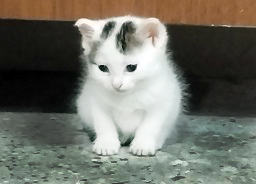
%> input picture ts.jpg, 256 x 184 px
$ octave 'RunMe Segmentation.m'   (GNU Octave 9; MATLAB toolbox functions it lacks are replaced by stand-ins)
%> lines starting %> are read from the running program, lines starting %| are printed output that depends on the picture
### ShuffledComplexEvolution.m
function [BestCost,x,f] = ShuffledComplexEvolution(img_gray, NS, itr, popl)

CostFunction=@(x,img_gray) imagethresh(x,img_gray);    % Cost Function

nVar=NS;            % Number of Decision Variables
VarSize = [1 nVar];       % Decision Variables Matrix Size
VarMin = 0;             % Decision Variables Lower Bound
VarMax = 254;             % Decision Variables Upper Bound

%% SCE-UA Parameters

MaxIt = itr;        % Maximum Number of Iterations
nPopComplex = popl;                       % Complex Size
nPopComplex = max(nPopComplex, nVar+1); % Nelder-Mead Standard
nComplex = 5;                   % Number of Complexes
nPop = nComplex*nPopComplex;    % Population Size
I = reshape(1:nPop, nComplex, []);
% CCE Parameters
cce_params.q = max(round(0.5*nPopComplex), 2);   % Number of Parents
cce_params.alpha = 3;   % Number of Offsprings
cce_params.beta = 5;    % Maximum Number of Iterations
cce_params.CostFunction = CostFunction;
cce_params.VarMin = VarMin;
cce_params.VarMax = VarMax;
empty_individual.Position = [];
empty_individual.Cost = [];
pop = repmat(empty_individual, nPop, 1);
% Initialize Population Members
for i = 1:nPop
pop(i).Position = unifrnd(VarMin, VarMax, VarSize);
pop(i).Cost = CostFunction(pop(i).Position,img_gray);
end
% Sort
pop = SortPopulation(pop);
% Update
BestSol = pop(1);
BestCost = nan(MaxIt, 1);

%% Body
for it = 1:MaxIt
Complex = cell(nComplex, 1);
% Form Complexes and Run CCE
for j = 1:nComplex
% Complex Formation
Complex{j} = pop(I(j, :));
Complex{j} = CCE(Complex{j}, cce_params, img_gray);
% Insert Updated Complex into Population
pop(I(j, :)) = Complex{j};
end
% Sort
pop = SortPopulation(pop);
% Update
BestSol = pop(1);
% Store
 BestCost(it) = BestSol.Cost;
end
f= BestCost(end);
x= BestSol.Position;
end

### SortPopulation.m
function [pop, SortOrder] = SortPopulation(pop)
% Get Costs
Costs = [pop.Cost];
% Sort the Costs Vector
[~, SortOrder] = sort(Costs);
% Apply the Sort Order to Population
pop = pop(SortOrder);
end

### imagethresh.m
function result= imagethresh(x,B);
global H Index;
% Converting the 2d matrix to 1d matrix.
V=reshape(B,[],1);
%The histogram of the values from 0 to 255 is stored.
%For instance, G(1) contains the number of occurrence of the value zero in
%the image.
G=hist(V,0:255);
H=reshape(G,[],1);
% 'index' is a 1 dimensional matrix ranging between 0 and 255
Ind=0:255;
Index=reshape(Ind,[],1);
result=zeros(size([1 256]));
if(x(1)<0)
x(1)=0;
elseif(x(1)>255)
x(1)=254;
end
[wbk,varbk]=calculate(1,round(x(1)),H,Index);
[wfg,varfg]=calculate(round(x(1))+1,255,H,Index);
%After calculating the weights and the variance, the final computation is stored in the array %‘result’.
result=(wbk*varbk)+(wfg*varfg);
end
function [weight,var]=calculate(m,n,H,Index);
%Weight Calculation
weight=sum(H(m:n))/sum(H);
%Mean Calculation
value=H(m:n).*Index(m:n);
total=sum(value);
mean=total/sum(H(m:n));
if(isnan(mean)==1)
mean=0;
end
%Variance calculation.
value2=(Index(m:n)-mean).^2;
numer=sum(value2.*H(m:n));
var=numer/sum(H(m:n));
if(isnan(var)==1)
var=0;
end
end

### RunMe Segmentation.m
% Shuffled Complex Evolution Image Segmentation

%% SCE Segmentation
% Cleaning and Loading
clear;
img=imread('ts.jpg');
%> img is the input picture: size 184x256x3 uint8; mean R, G, B 111.9, 112.5, 102.9
img_gray=rgb2gray(img);
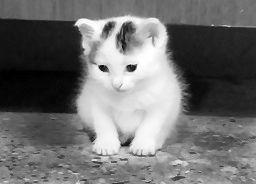
%> img_gray: size 184x256 uint8; min 0, max 255, mean 111.2

% Median Filter
img_gray = medfilt2(img_gray,[3 3]);

NS= 3;  % Number of segments
itr=10; % Number of iterations
popl=2; % Number of population

%% Shuffled Complex Evolution (SCE)
[Cost,thresh,variance1] = ShuffledComplexEvolution(img_gray, NS, itr, popl);
%> after the loop in ShuffledComplexEvolution, `for i = 1:nPop`: pop = 20 items; first 5, Position and Cost: [214.5 192.5 106.8] 2897.2, [65.76 129.9 102.9] 2011.6, [199.1 77.04 121.1] 2324.1, [148.2 230.7 128.2] 1770, [71.59 192 157.1] 1966.1
%> in SortPopulation, `Costs = [pop.Cost];`: Costs = 20 values, max 3226.9 at index 16, min 1722.5 at index 19, mean 2149.9
%> in SortPopulation, `[~, SortOrder] = sort(Costs);`: SortOrder = 20 values, max 20 at index 3, min 1 at index 18, mean 10.5
%> in SortPopulation, `pop = pop(SortOrder);`: pop = 20 items; first 5, Position and Cost: [129 236.9 27.7] 1722.5, [121.2 219.8 66.17] 1737.7, [140 179.5 139] 1738, [119.9 25.58 110.3] 1741.2, [148.2 230.7 128.2] 1770
%> in ShuffledComplexEvolution, `BestSol = pop(1);`: BestSol = {Position [129 236.9 27.7], Cost 1722.5}
%> the loop in ShuffledComplexEvolution, `for it = 1:MaxIt` made 10 passes
%> BestSol on passes 1 to 10: {Position [129.9 152.6 174.5], Cost 1722.1}, {Position [129.9 152.6 174.5], Cost 1722.1}, {Position [129.7 188 58.01], Cost 1722.1}, {Position [129.7 188 58.01], Cost 1722.1}, {Position [130.3 189.4 130.3], Cost 1722.1}, {Position [130.3 189.4 130.3], Cost 1722.1}, {Position [130.3 189.4 130.3], Cost 1722.1}, {Position [130.3 189.4 130.3], Cost 1722.1}, {Position [130.2 148.7 22.69], Cost 1722.1}, {Position [130 131.2 127.3], Cost 1722.1}
%> after the loop in ShuffledComplexEvolution, `for it = 1:MaxIt`: BestCost = [1722.1; 1722.1; 1722.1; 1722.1; 1722.1; 1722.1; 1722.1; 1722.1; 1722.1; 1722.1]; Complex = 5 items; pop = 20 items; first 5, Position and Cost: [130 131.2 127.3] 1722.1, [129.9 135.8 135.4] 1722.1, [129.8 181.5 118.1] 1722.1, [130.2 213.8 108.9] 1722.1, [129.7 147.4 174.3] 1722.1
%> in ShuffledComplexEvolution, `f= BestCost(end);`: f = 1722.1
%> in ShuffledComplexEvolution, `x= BestSol.Position;`: x = [130 131.2 127.3]
%> Cost has the same summary as BestCost in ShuffledComplexEvolution; thresh = [130 131.2 127.3]; variance1 = 1722.1

%% Statistics and Plot
% Otsu
Otsuthresh = multithresh(img_gray,NS);
%> Otsuthresh = [63 124 184]
Otsuseg_I = imquantize(img_gray,Otsuthresh);
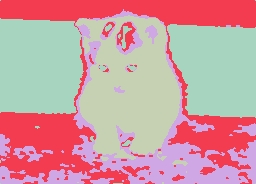
%> Otsuseg_I: size 184x256 double; 4 distinct labels, from 1 to 4; one colour per label, 0 black
OtsuRGB = label2rgb(Otsuseg_I);
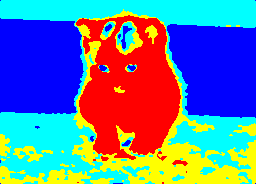
%> OtsuRGB: size 184x256x3 uint8; mean R, G, B 97.6, 122.3, 157.4

% SCE Inspired
sortT=sort(thresh);
%> sortT = [127.3 130 131.2]
seg_I = imquantize(img_gray,sortT);
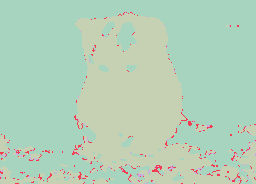
%> seg_I: size 184x256 double; 4 distinct labels, from 1 to 4; one colour per label, 0 black
RGB = label2rgb(seg_I);
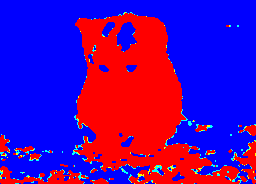
%> RGB: size 184x256x3 uint8; mean R, G, B 89, 5.3, 166

subplot(1,4,1);imshow(img); title('Original');
subplot(1,4,2);imshow(img_gray);title('Gray');
subplot(1,4,3);imshow(RGB);title('Shuffled Complex Evolution Segmented');
subplot(1,4,4);imshow(OtsuRGB);title('Otsu Segmented');

$ run again, with Shuffled Complex Evolution Image Segmentation.jpg copied over ts.jpg
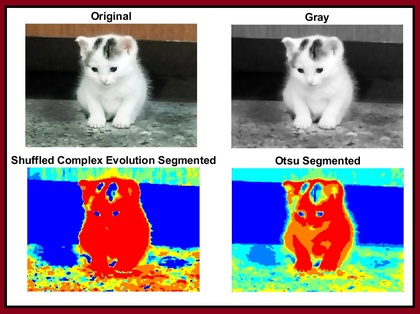
%> input picture Shuffled Complex Evolution Image Segmentation.jpg, 420 x 314 px, shrunk from 846 x 632 before the run
%> img is the input picture: size 314x420x3 uint8; mean R, G, B 146.4, 136.2, 148.5
%> `img_gray = medfilt2(img_gray,[3 3]);`:
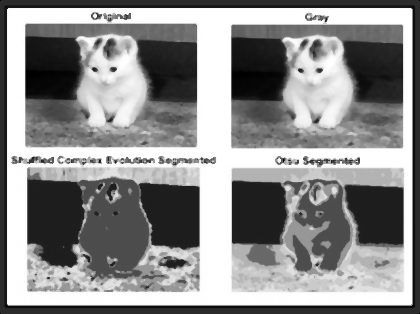
%> img_gray: size 314x420 uint8; min 0, max 255, mean 141.3
%> after the loop in ShuffledComplexEvolution, `for i = 1:nPop`: pop = 20 items; first 5, Position and Cost: [214.5 192.5 106.8] 2793, [65.76 129.9 102.9] 2295.7, [199.1 77.04 121.1] 2114.1, [148.2 230.7 128.2] 1271.6, [71.59 192 157.1] 2259.1
%> Costs = 20 values, max 3025.5 at index 16, min 1233.1 at index 19, mean 1951.2
%> SortOrder = 20 values, max 20 at index 2, min 1 at index 18, mean 10.5
%> in SortPopulation, `pop = pop(SortOrder);`: pop = 20 items; first 5, Position and Cost: [129 236.9 27.7] 1233.1, [140 179.5 139] 1236.5, [121.2 219.8 66.17] 1263.9, [119.9 25.58 110.3] 1270.3, [148.2 230.7 128.2] 1271.6
%> in ShuffledComplexEvolution, `BestSol = pop(1);`: BestSol = {Position [129 236.9 27.7], Cost 1233.1}
%> the loop in ShuffledComplexEvolution, `for it = 1:MaxIt` made 10 passes
%> BestSol on passes 1 to 8: {Position [134.2 231.5 111.1], Cost 1228.6}, {Position [134.2 231.5 111.1], Cost 1228.6}, {Position [133.7 159.1 107.5], Cost 1228.6}, {Position [133.9 113.9 110.9], Cost 1228.6}, {Position [133.5 95.34 91.62], Cost 1228.6}, {Position [133.5 95.34 91.62], Cost 1228.6}, {Position [133.5 95.34 91.62], Cost 1228.6}, {Position [134.3 101.8 101], Cost 1228.6}
%> after the loop in ShuffledComplexEvolution, `for it = 1:MaxIt`: BestCost = [1228.6; 1228.6; 1228.6; 1228.6; 1228.6; 1228.6; 1228.6; 1228.6; 1228.6; 1228.6]; Complex = 5 items; pop = 20 items; first 5, Position and Cost: [133.7 128.1 101.2] 1228.6, [133.6 61.46 90.94] 1228.6, [133.7 137.9 86.52] 1228.6, [134.2 143.1 102.8] 1228.6, [134.4 152.1 87.69] 1228.6
%> f = 1228.6
%> x = [133.7 128.1 101.2]
%> Cost has the same summary as BestCost in ShuffledComplexEvolution; variance1 = 1228.6
%> Otsuthresh = [65 139 213]
%> Otsuseg_I: size 314x420 double; 4 distinct labels, from 1 to 4
%> sortT = [101.2 128.1 133.7]
%> seg_I: size 314x420 double; 4 distinct labels, from 1 to 4
%> `RGB = label2rgb(seg_I);`:
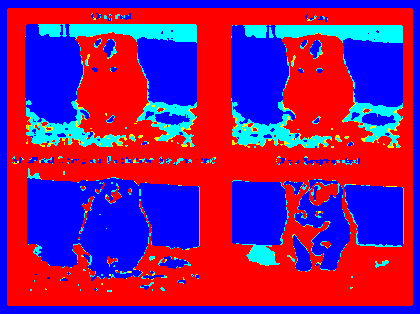
%> RGB: size 314x420x3 uint8; mean R, G, B 133.7, 25, 121.3
